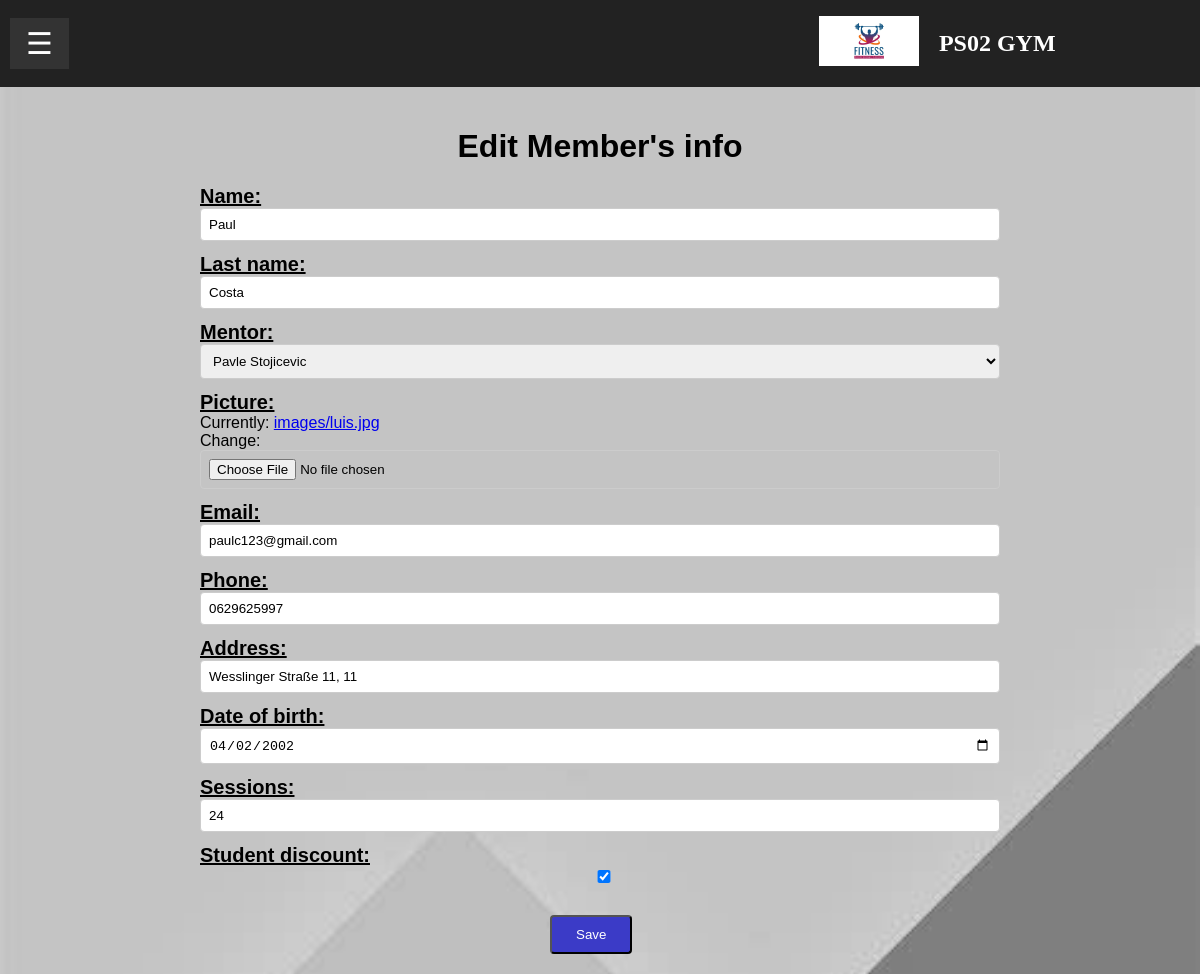
Before: /members_list/4/edit (signed in) with the older database file.
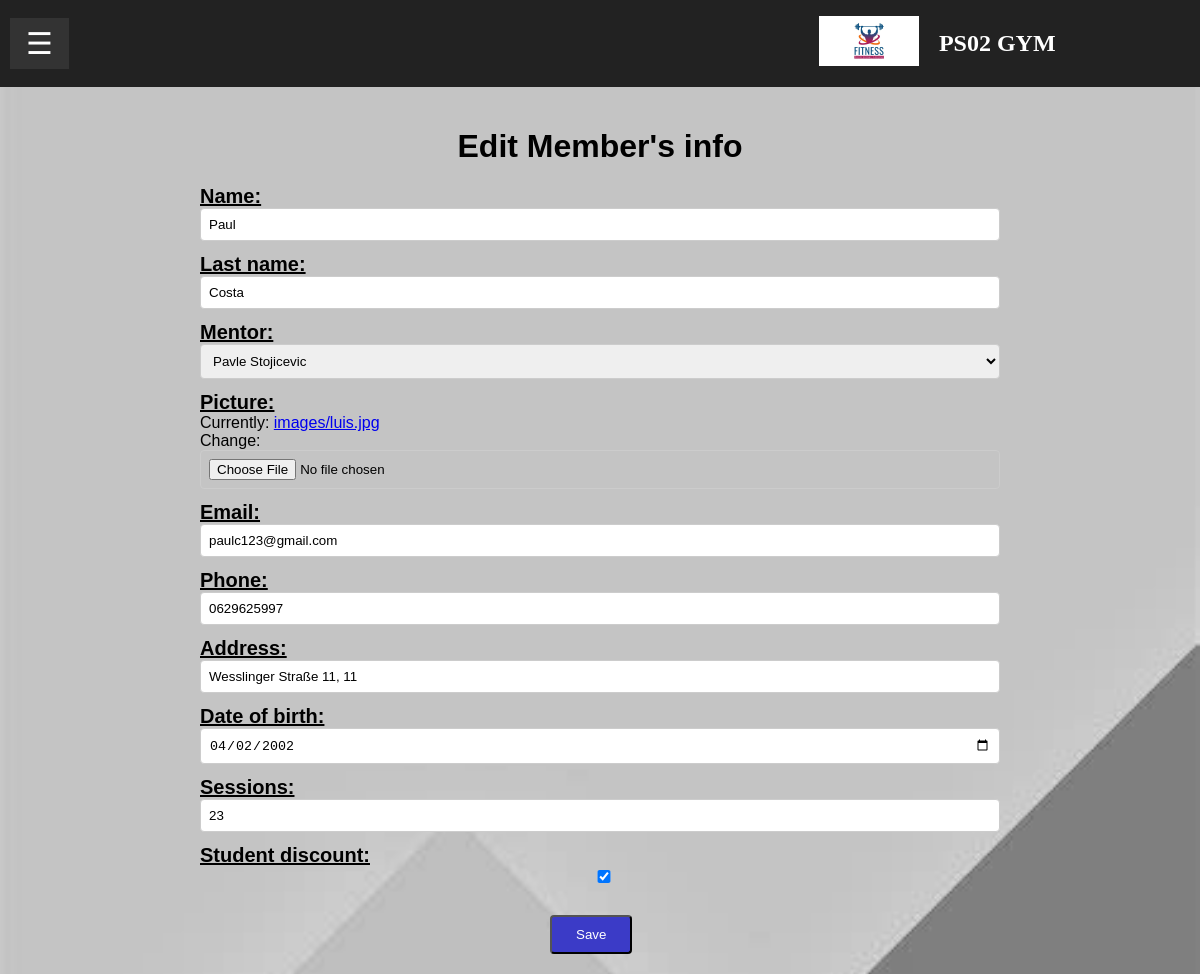
After: the same page with the newer database file.
### gym/models.py (models this page shows, shortened)
class Member(models.Model):
    trainer = models.ForeignKey('Trainer', on_delete=models.CASCADE, null=True, blank=True)
    name = models.CharField(max_length=255, blank=False)
    last_name = models.CharField(max_length=255, blank=False)
    picture = models.ImageField(upload_to="images/", null=True)
    email = models.EmailField(blank=False)
    phone_number = models.CharField(max_length=20, blank=True)
    birthdate = models.DateField(blank=False)
    address = models.CharField(max_length=255, blank=True)
    discount = models.BooleanField(default=False, blank=False)
    training = models.IntegerField(blank=False,
                                    validators=[
                                        MinValueValidator(0),
                                        MaxValueValidator(100)
                                        ]
                                        )
    registered_on = models.DateTimeField(auto_now_add=True, null=True)

### gym/views.py (the view)
# urls.py: path('members_list/<int:pk>/edit', views.MemberUpdateView.as_view(), name='edit_member'),
class MemberUpdateView(UpdateView):
    model = Member
    form_class = RegisterMemberForm
    template_name = 'members/edit_member.html'
    success_url = reverse_lazy('members_list')

### gym/models.py (called while the page is built)
    def __str__(self):
        return f"{self.name} {self.last_name}"

### gym/templates/members/edit_member.html (shortened to what this page needs)
{% extends 'base.html' %}
{% load static %}
{% block content %}
{% if user.is_authenticated %}
    {% if user.is_staff or user.is_superuser %}
        <!DOCTYPE html>
        <html lang="en">
        <head>
            <link rel="stylesheet" href="{% static 'gym/css/new_member.css'%}">
        </head>
        <body>
            <div class="container">
                <h1>Edit Member's info</h1>
                <form method="post" enctype="multipart/form-data">
                    {% for field in form %}
                        <div class="form-label-tag"> {{field.label_tag}} </div> {{field}}
                    {% endfor %}
                    <button type="submit" class="register-button">Save</button>
                </form>
            </div>
        </body>
        </html>
    {%else%}
        <h1>You are not allowed here.</h1>
    {%endif%}
{%else%}
    <h1>You are not allowed here.</h1>
{%endif%}
{%endblock%}

Changed rows visible on the page:
changed Member "Paul": training "24" → "23"
